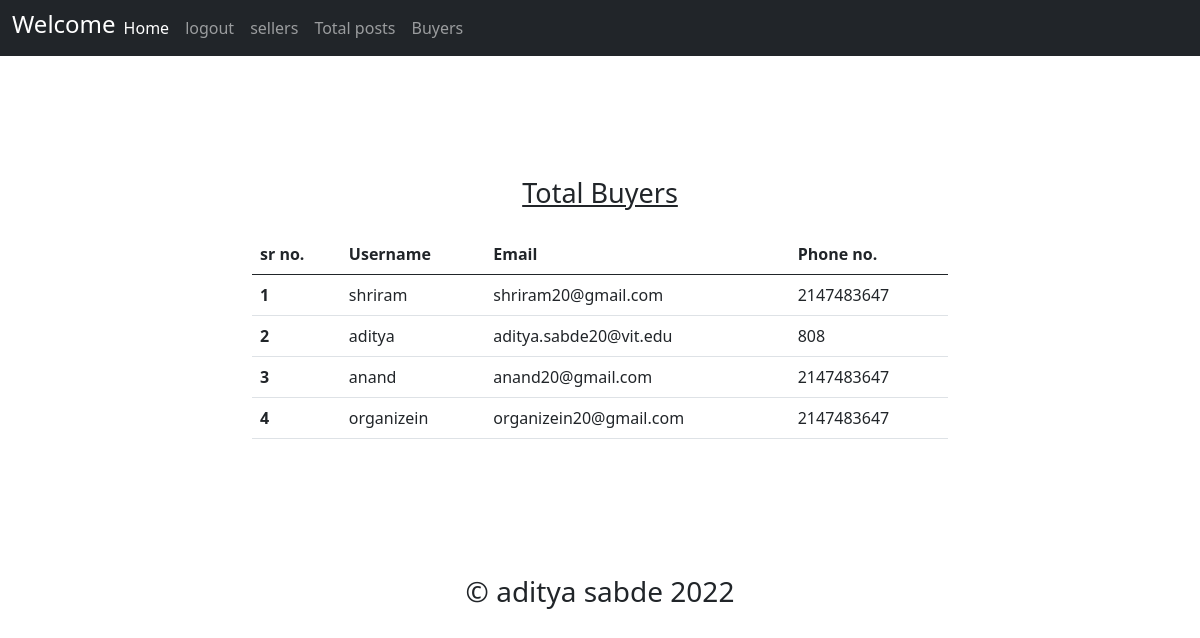
The app's page /admin/totalbuyer.php (signed in) with its own data.
### tables this page shows
CREATE TABLE `signup` (
  `id` int(12) NOT NULL,
  `username` varchar(255) NOT NULL,
  `email` varchar(255) NOT NULL,
  `password` varchar(255) NOT NULL,
  `cpassword` varchar(255) NOT NULL,
  `phoneno` int(10) NOT NULL
);

### admin/totalbuyer.php (the view, shortened to what this page needs)
<!DOCTYPE html>
<html lang="en">
<head>
<link href="https://cdn.jsdelivr.net/npm/bootstrap@5.0.2/dist/css/bootstrap.min.css" rel="stylesheet">
</head>
<body>
    <?php require "nav.php"; ?>
  <div class="middle">
    <center id="head">Total Buyers</center>
    <table class="table">
      <thead>
        <tr>
          <th scope="col">sr no.</th>
          <th scope="col"> Username</th>
          <th scope="col">Email</th>
          <th scope="col">Phone no.</th>
        </tr>
      </thead>
      <tbody>
        <?php
          require "../dbconnect.php";
          $sql = "select * from `signup`";
          $result = mysqli_query($conn,$sql) or die(mysqli_error($conn));
            while($record = mysqli_fetch_array($result)){
              echo'
                <tr>
                <th scope="row">'.$record['id'].'</th>
                  <td>'.$record['username'].'</td>
                  <td>'.$record['email'].'</td>
                  <td>'.$record['phoneno'].'</td>
                </tr>';
            }
        ?>
      </tbody>
   </table>
  </div>
  <div class="footer" style="position:center;">
    <center><h3>&copy aditya sabde 2022</h3></center>
  </div>
</body>
</html>

### admin/totalbuyer.php (style rules this page uses)
.middle { margin: 5%; margin-top:3%; padding: 5%; padding-right: 16%; padding-left: 16%; }
#head { font-size: 27px; padding: 3%; text-decoration:underline; }

### records on screen
signup: id "1", username "shriram", email "shriram20@gmail.com", phoneno "2147483647"
signup: id "2", username "aditya", email "aditya.sabde20@vit.edu", phoneno "808"
signup: id "3", username "anand", email "anand20@gmail.com", phoneno "2147483647"
signup: id "4", username "organizein", email "organizein20@gmail.com", phoneno "2147483647"
